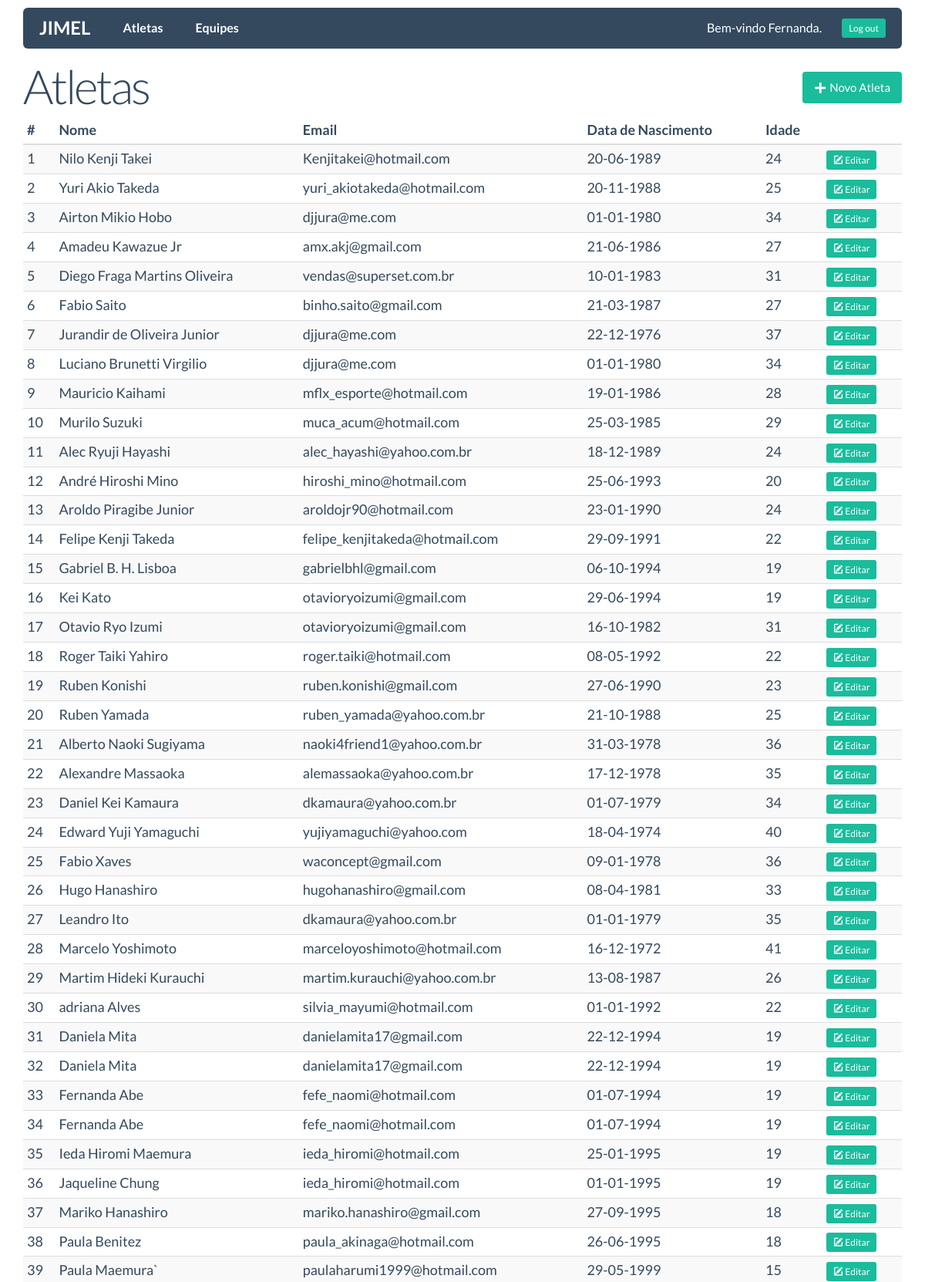
Page /atletas.php (signed in, upper part) on the committed database.
### tables this page shows
CREATE TABLE `es_athlete` (
  `id_athlete` int(11) NOT NULL AUTO_INCREMENT,
  `id_user` int(11) DEFAULT NULL,
  `id_association` int(11) NOT NULL,
  `id_event` int(11) DEFAULT NULL,
  `status` int(1) DEFAULT '1' COMMENT 'INATIVO; ATIVO',
  PRIMARY KEY (`id_athlete`),
  KEY `id_user` (`id_user`),
  KEY `es_athlete_ibfk_2` (`id_association`),
  KEY `es_athlete_ibfk_4` (`id_event`)
);

### connect.php (called while the page is built, shortened)
<?php
class Database {
	private $host    = 'localhost';
	private $dbname  = 'jimel';
	private $user    = 'root';
	private $dbh;
	private $stmt;
	private $pass    = '$marmita@1';
	public function __construct(){
		$dsn = 'mysql:host=' . $this->host . ';dbname=' . $this->dbname;
		$options = array(
			PDO::ATTR_PERSISTENT    => true,
			PDO::ATTR_ERRMODE       => PDO::ERRMODE_EXCEPTION
		);
		try{
			$this->dbh = new PDO($dsn, $this->user, $this->pass, $options);
		}
		catch(PDOException $e){
			$this->error = $e->getMessage();
		}
	}
	public function query($query){
    $this->stmt = $this->dbh->prepare($query);
	}
	public function execute(){
    return $this->stmt->execute();
	}
	public function resultset(){
    $this->execute();
    return $this->stmt->fetchAll(PDO::FETCH_ASSOC);
	}
	public function rowCount(){
    return $this->stmt->rowCount();
	}
	public function getAthletes($e = null) {
		$w = '';
		if ($e != null) {
			$w = " WHERE id_association = $e";
		}
		$this->query('SELECT * FROM vw_athletes'. $w .' ORDER BY team_name ASC, firstname ASC, lastname ASC');
		$row = $this->resultset();
		return $row;
	}
}
?>

### atletas.php (the view, shortened to what this page needs)
<?php
include_once('header.php');
include_once('connect.php');
	?>
<?php
if (empty($_POST)) {
	echo "<form class='pull-right' method='post' action='atletas.php'><button class='btn btn-primary' name='action' value='new'><span class='fui-plus'></span> Novo Atleta</button></form>";
	echo "<h1>Atletas</h1>";
	include_once('connect.php');
	$conn = new Database();
	if ($_COOKIE['jimeluser']['profile'] < 3) {
	  $dados = $conn->getAthletes($_COOKIE['jimeluser']['association']);
	} else {
		$dados = $conn->getAthletes();
	}
	$count = $conn->rowCount();
	?>
	<table class="table table-striped table-hover table-condensed">
		<thead>
			<tr>
				<th>#</th>
				<th>Nome</th>
				<th>Email</th>
				<th>Data de Nascimento</th>
				<th>Idade</th>
				<th></th>
			</tr>
		</thead>
		<tbody>
		<?php
		echo "<form class='pull-right' method='post' action='atletas.php'><input type='hidden' name='action' value='edit' />";
		for ($i = 0; $i < $count; $i++) {
			$rec = $i+1;
			echo "<tr><td>". $rec ."</td>";
			echo "<td>". $dados[$i]['firstname'] ." ". $dados[$i]['lastname'] ."</td>";
			echo "<td>". $dados[$i]['email'] ."</td>";
			$newDate = date("d-m-Y", strtotime($dados[$i]['birthdate']));
			echo "<td>$newDate</td>";
			echo "<td>". $dados[$i]['age'] ."</td>";
			echo "<td><button class='btn btn-primary btn-xs' name='user' value='". $dados[$i]['id_user'] ."'><span class='fui-new'></span> Editar</button></td>";
			echo "</tr>";
		}
		echo "</form>";
	?>
		</tbody>
	</table>
<?php
}
include_once('bottom.php');
?>

### css/style.css (style rules this page uses)
h1 { font-weight: 100; letter-spacing: -0.05em; line-height: 70%; }
.btn-xs { margin-left: 5px; }
td { padding: 3px 5px; }

### rows in the picture
es_athlete: rec "1", firstname "Nilo Kenji", lastname "Takei", email "Kenjitakei@hotmail.com", newDate "20-06-1989", age "24", $dados[$i]['id_user'] 271 (drawn)
es_athlete: rec "2", firstname "Yuri Akio", lastname "Takeda", email "yuri_akiotakeda@hotmail.com", newDate "20-11-1988", age "25", $dados[$i]['id_user'] 263 (drawn)
es_athlete: rec "3", firstname "Airton Mikio", lastname "Hobo", email "djjura@me.com", newDate "01-01-1980", age "34", $dados[$i]['id_user'] 467 (drawn)
es_athlete: rec "4", firstname "Amadeu", lastname "Kawazue Jr", email "amx.akj@gmail.com", newDate "21-06-1986", age "27", $dados[$i]['id_user'] 304 (drawn)
es_athlete: rec "5", firstname "Diego", lastname "Fraga Martins Oliveira", email "vendas@superset.com.br", newDate "10-01-1983", age "31", $dados[$i]['id_user'] 306 (drawn)
es_athlete: rec "6", firstname "Fabio", lastname "Saito", email "binho.saito@gmail.com", newDate "21-03-1987", age "27", $dados[$i]['id_user'] 313 (drawn)
es_athlete: rec "7", firstname "Jurandir", lastname "de Oliveira Junior", email "djjura@me.com", newDate "22-12-1976", age "37", $dados[$i]['id_user'] 308 (drawn)
es_athlete: rec "8", firstname "Luciano", lastname "Brunetti Virgilio", email "djjura@me.com", newDate "01-01-1980", age "34", $dados[$i]['id_user'] 315 (drawn)
es_athlete: rec "9", firstname "Mauricio", lastname "Kaihami", email "mflx_esporte@hotmail.com", newDate "19-01-1986", age "28", $dados[$i]['id_user'] 311 (drawn)
es_athlete: rec "10", firstname "Murilo", lastname "Suzuki", email "muca_acum@hotmail.com", newDate "25-03-1985", age "29", $dados[$i]['id_user'] 309 (drawn)
es_athlete: rec "11", firstname "Alec Ryuji", lastname "Hayashi", email "alec_hayashi@yahoo.com.br", newDate "18-12-1989", age "24", $dados[$i]['id_user'] 265 (drawn)
es_athlete: rec "12", firstname "André Hiroshi", lastname "Mino", email "hiroshi_mino@hotmail.com", newDate "25-06-1993", age "20", $dados[$i]['id_user'] 268 (drawn)
es_athlete: rec "13", firstname "Aroldo", lastname "Piragibe Junior", email "aroldojr90@hotmail.com", newDate "23-01-1990", age "24", $dados[$i]['id_user'] 266 (drawn)
es_athlete: rec "14", firstname "Felipe Kenji", lastname "Takeda", email "felipe_kenjitakeda@hotmail.com", newDate "29-09-1991", age "22", $dados[$i]['id_user'] 264 (drawn)
es_athlete: rec "15", firstname "Gabriel", lastname "B. H. Lisboa", email "gabrielbhl@gmail.com", newDate "06-10-1994", age "19", $dados[$i]['id_user'] 270 (drawn)
es_athlete: rec "16", firstname "Kei", lastname "Kato", email "otavioryoizumi@gmail.com", newDate "29-06-1994", age "19", $dados[$i]['id_user'] 269 (drawn)
es_athlete: rec "17", firstname "Otavio Ryo", lastname "Izumi", email "otavioryoizumi@gmail.com", newDate "16-10-1982", age "31", $dados[$i]['id_user'] 261 (drawn)
es_athlete: rec "18", firstname "Roger Taiki", lastname "Yahiro", email "roger.taiki@hotmail.com", newDate "08-05-1992", age "22", $dados[$i]['id_user'] 272 (drawn)
es_athlete: rec "19", firstname "Ruben", lastname "Konishi", email "ruben.konishi@gmail.com", newDate "27-06-1990", age "23", $dados[$i]['id_user'] 267 (drawn)
es_athlete: rec "20", firstname "Ruben", lastname "Yamada", email "ruben_yamada@yahoo.com.br", newDate "21-10-1988", age "25", $dados[$i]['id_user'] 262 (drawn)
es_athlete: rec "21", firstname "Alberto Naoki", lastname "Sugiyama", email "naoki4friend1@yahoo.com.br", newDate "31-03-1978", age "36", $dados[$i]['id_user'] 302 (drawn)
es_athlete: rec "22", firstname "Alexandre", lastname "Massaoka", email "alemassaoka@yahoo.com.br", newDate "17-12-1978", age "35", $dados[$i]['id_user'] 300 (drawn)
es_athlete: rec "23", firstname "Daniel Kei", lastname "Kamaura", email "dkamaura@yahoo.com.br", newDate "01-07-1979", age "34", $dados[$i]['id_user'] 288 (drawn)
es_athlete: rec "24", firstname "Edward Yuji", lastname "Yamaguchi", email "yujiyamaguchi@yahoo.com", newDate "18-04-1974", age "40", $dados[$i]['id_user'] 298 (drawn)
es_athlete: rec "25", firstname "Fabio", lastname "Xaves", email "waconcept@gmail.com", newDate "09-01-1978", age "36", $dados[$i]['id_user'] 296 (drawn)
es_athlete: rec "26", firstname "Hugo", lastname "Hanashiro", email "hugohanashiro@gmail.com", newDate "08-04-1981", age "33", $dados[$i]['id_user'] 294 (drawn)
es_athlete: rec "27", firstname "Leandro", lastname "Ito", email "dkamaura@yahoo.com.br", newDate "01-01-1979", age "35", $dados[$i]['id_user'] 289 (drawn)
es_athlete: rec "28", firstname "Marcelo", lastname "Yoshimoto", email "marceloyoshimoto@hotmail.com", newDate "16-12-1972", age "41", $dados[$i]['id_user'] 299 (drawn)
es_athlete: rec "29", firstname "Martim Hideki", lastname "Kurauchi", email "martim.kurauchi@yahoo.com.br", newDate "13-08-1987", age "26", $dados[$i]['id_user'] 293 (drawn)
es_athlete: rec "30", firstname "adriana", lastname "Alves", email "silvia_mayumi@hotmail.com", newDate "01-01-1992", age "22", $dados[$i]['id_user'] 251 (drawn)
es_athlete: rec "35", firstname "Ieda Hiromi", lastname "Maemura", email "ieda_hiromi@hotmail.com", newDate "25-01-1995", age "19", $dados[$i]['id_user'] 240 (drawn)
es_athlete: rec "36", firstname "Jaqueline", lastname "Chung", email "ieda_hiromi@hotmail.com", newDate "01-01-1995", age "19", $dados[$i]['id_user'] 243 (drawn)
es_athlete: rec "37", firstname "Mariko", lastname "Hanashiro", email "mariko.hanashiro@gmail.com", newDate "27-09-1995", age "18", $dados[$i]['id_user'] 239 (drawn)
es_athlete: rec "38", firstname "Paula", lastname "Benitez", email "paula_akinaga@hotmail.com", newDate "26-06-1995", age "18", $dados[$i]['id_user'] 245 (drawn)

### other values in the picture
$_COOKIE['jimeluser']['firstname'] "Fernanda"
$rec "31"
$dados[$i]['firstname'] "Daniela"
$dados[$i]['lastname'] "Mita"
$dados[$i]['email'] "danielamita17@gmail.com"
$newDate "22-12-1994"
$dados[$i]['age'] "19"
$rec "32"
$rec "33"
$dados[$i]['firstname'] "Fernanda"
$dados[$i]['lastname'] "Abe"
$dados[$i]['email'] "fefe_naomi@hotmail.com"
$newDate "01-07-1994"
$rec "34"
$rec "39"
